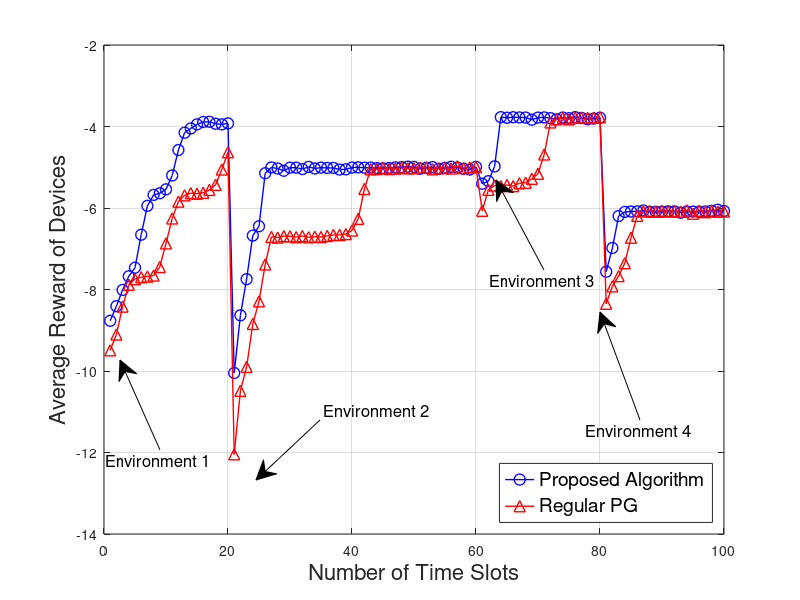

MATLAB code for this plot:
period = 20;
load('Case_8_Learn.mat');

PGELLA = Avg_Learn_AbPGmodel_Mat(4,1:period);
PGELLA = [PGELLA Avg_Learn_AbPGmodel_Mat(5,1:40)];
PGELLA = [PGELLA Avg_Learn_AbPGmodel_Mat(6,1:period)];
PGELLA = [PGELLA Avg_Learn_AbPGmodel_Mat(7,1:period)];

load('Case_5_All.mat')
Regular_PG = Avg_r(4,1:period);
load('Case_6_All.mat')
Regular_PG = [Regular_PG  Avg_r(5,1:40)];
load('Case_7_All.mat')
Regular_PG = [Regular_PG  Avg_r(6,1:period)];
load('Case_8_All.mat')
Regular_PG = [Regular_PG  Avg_r(7,1:period)];

figure
length = size(PGELLA,2); % make sure they have the same length: length
x_axis = 1:1:length; % The x-axis


plot(x_axis, (PGELLA + 80)/10, 'b-o', 'LineWidth', 1, 'MarkerSize', 8); 
hold on
plot(x_axis, (Regular_PG + 80)/10, 'r-^', 'LineWidth', 1, 'MarkerSize', 8);
box on
grid on


xlabel('Number of Time Slots', 'FontSize', 16)
ylabel('Average Reward of Devices', 'FontSize', 16)

annotation('textarrow',[0.2,0.15],[0.25,0.4],'String','Environment 1 ', 'FontSize', 12)
annotation('textarrow',[0.4,0.32],[0.3,0.2],'String','Environment 2 ', 'FontSize', 12)
annotation('textarrow',[0.68,0.62],[0.55,0.7],'String','Environment 3 ', 'FontSize', 12)
annotation('textarrow',[0.8,0.75],[0.3,0.48],'String','Environment 4 ', 'FontSize', 12)

legend('Proposed Algorithm','Regular PG')  %,'AbPG-ELLA')PGInterELLA
legend('Location','southeast', 'FontSize', 14)